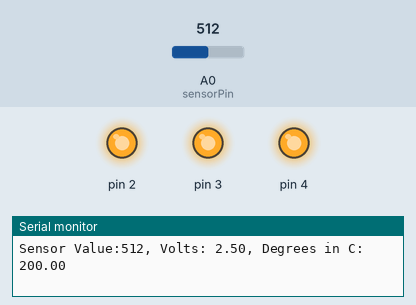
Recording of a sketch running on a simulated Arduino Uno, built with avr-gcc and run on an emulated ATmega328P. On the bench: output pins drawn as LEDs (lit = HIGH), the last lines printed to the serial monitor. The test bench sets the inputs (shaded band); at power-on: A0 (sensorPin) = 512.

Above: at 1.2 s.
1.3 s: A0 (sensorPin) set to 166
4.3 s: A0 (sensorPin) set to 155
At 5.5 s:
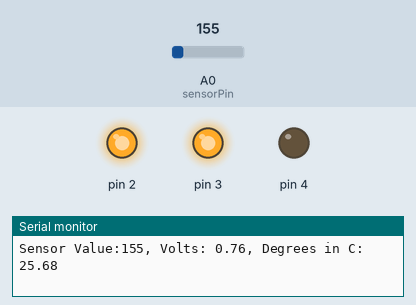
5.8 s: A0 (sensorPin) set to 0
At 6.4 s:
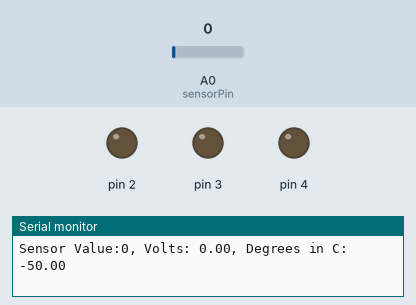
Timing chart, 0 to 8.8 s (numbered marks = the images above; inputs shaded):
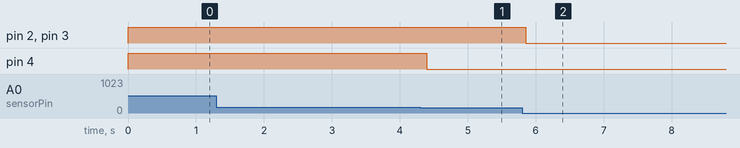

The sketch:

Love-o-Meter.ino
```cpp
const int sensorPin = A0;
const float baselineTemp = 20.0;

void setup() {
    // setup analog pin
    Serial.begin(9600);
    // setting up digital pins
    for (int pinNumber = 2; pinNumber < 5; pinNumber++ ){
      pinMode(pinNumber, OUTPUT);
      digitalWrite(pinNumber, LOW);
    }
}

void loop() {
    int sensorVal = analogRead(sensorPin);
    Serial.print("Sensor Value:");
    Serial.print(sensorVal);

    Serial.print(", Volts: ");
    float voltage = (sensorVal/1024.0)*5.0;
    Serial.print(voltage);

    Serial.print(", Degrees in C: ");
    float temperature = (voltage-0.5)*100;
    Serial.println(temperature);

    if (temperature < baselineTemp + 2) {
      digitalWrite(2,LOW);
      digitalWrite(3,LOW);
      digitalWrite(4,LOW);
    } else if (temperature < baselineTemp+4) {
      digitalWrite(2,HIGH);
      digitalWrite(3,LOW);
      digitalWrite(4,LOW);
    } else if (temperature < baselineTemp+6) {
      digitalWrite(2,HIGH);
      digitalWrite(3,HIGH);
      digitalWrite(4,LOW);
    } else {
      digitalWrite(2,HIGH);
      digitalWrite(3,HIGH);
      digitalWrite(4,HIGH);
    }

    delay(1);
}
```

Measured:
- the behaviour switches between 156 and 155 on A0 (sensorPin) (found by bisection; images 0 and 1)
- after the input at 4.3 s, pin 4: HIGH → LOW after 0.09 s
- after the input at 5.8 s, pin 2, pin 3: HIGH → LOW after 0.05 s
